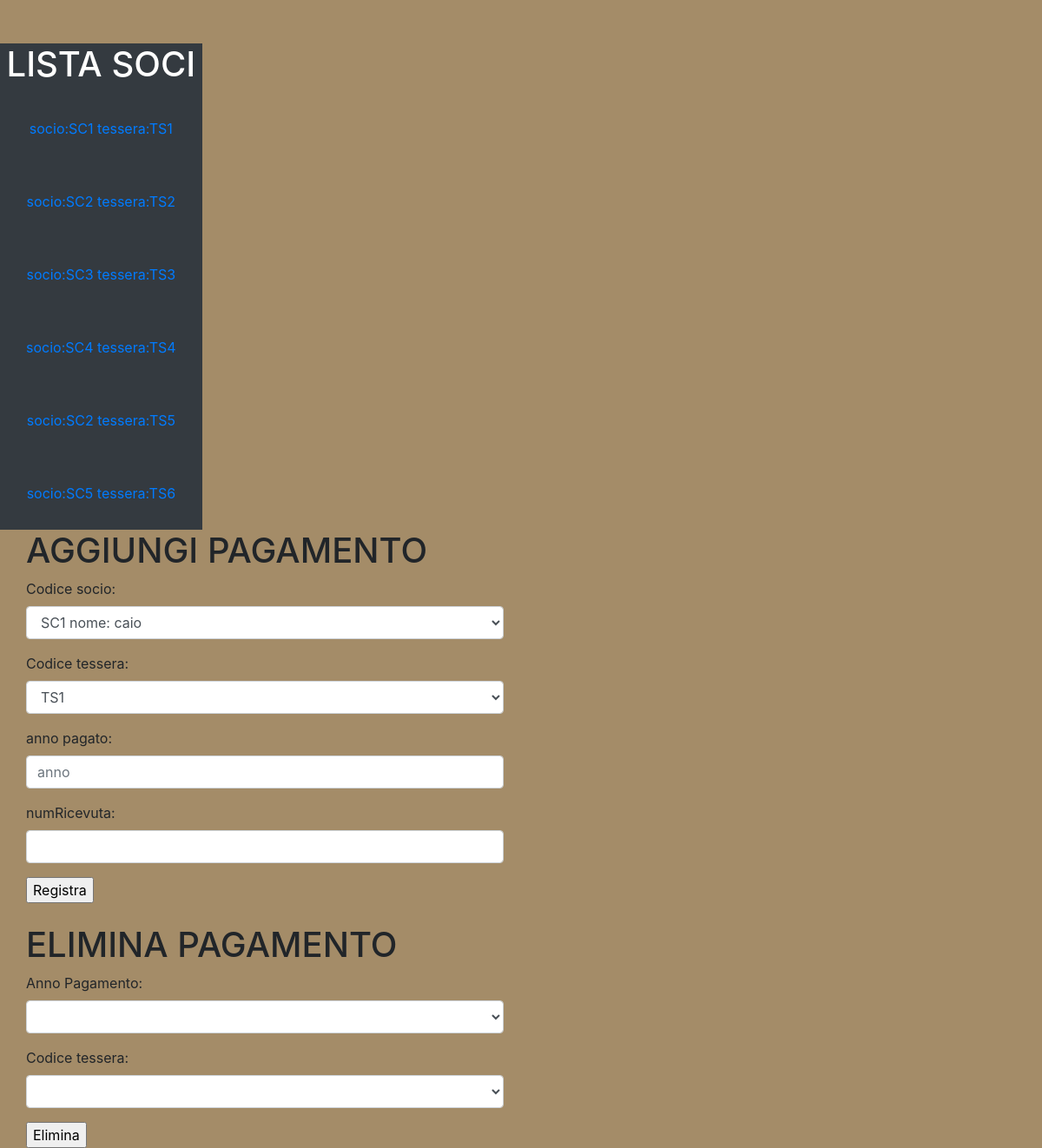
The page /pagamento/gestionePagamenti2.php on the database its author committed.
### tables this page shows
CREATE TABLE IF NOT EXISTS `tessera` (
  `codTessera` varchar(50) NOT NULL,
  `idTipo` int(11) NOT NULL,
  `attiva` set('si','no') DEFAULT 'si',
  `codSocio` varchar(50) NOT NULL,
  `dataErogazione` date DEFAULT NULL,
  PRIMARY KEY (`codTessera`),
  KEY `idTipo` (`idTipo`),
  KEY `codSocio` (`codSocio`),
  CONSTRAINT `tessera_ibfk_1` FOREIGN KEY (`idTipo`) REFERENCES `tipo_tessera` (`idTipo`),
  CONSTRAINT `tessera_ibfk_2` FOREIGN KEY (`idTipo`) REFERENCES `tipo_tessera` (`idTipo`),
  CONSTRAINT `tessera_ibfk_3` FOREIGN KEY (`codSocio`) REFERENCES `socio` (`codSocio`)
);

CREATE TABLE IF NOT EXISTS `socio` (
  `codSocio` varchar(50) NOT NULL,
  `nome` varchar(255) NOT NULL,
  `cognome` varchar(255) NOT NULL,
  `via` varchar(255) DEFAULT NULL,
  `citta` varchar(255) DEFAULT NULL,
  `provincia` varchar(255) DEFAULT NULL,
  `cf` char(16) DEFAULT NULL,
  `cell` varchar(25) DEFAULT NULL,
  `dataIscrizione` date DEFAULT NULL,
  `figurante` set('si','no') DEFAULT 'no',
  `staff` set('si','no') DEFAULT 'no',
  `codCarica` varchar(50) NOT NULL,
  `eliminato` set('si','no') DEFAULT 'no',
  `email` varchar(50) DEFAULT NULL,
  `civico` varchar(50) DEFAULT NULL,
  PRIMARY KEY (`codSocio`),
  KEY `codCarica` (`codCarica`),
  CONSTRAINT `socio_ibfk_1` FOREIGN KEY (`codCarica`) REFERENCES `carica` (`codCarica`),
  CONSTRAINT `socio_ibfk_2` FOREIGN KEY (`codCarica`) REFERENCES `carica` (`codCarica`)
);

### pagamento/gestionePagamenti2.php (the view, shortened to what this page needs)
<!DOCTYPE html>
<html lang="en">
<head>
    <link href="../bootstrap-4.0.0-dist/css/bootstrap.min.css" rel="stylesheet" media="screen">
    <link rel="stylesheet" href="../css/navBar.css">
</head>
<body>
    <?php
    include 'navbarPagamenti.php';
    ?>
    <div class="container" id="anteprima">
        <form action="aggiungiPagamento.php" method="post">
            <h1>AGGIUNGI PAGAMENTO</h1>
            <div class="form-row">
                <div class="form-group col-sm-6">
                    <label for="">Codice socio:</label>
                    <select class="form-control" name="codSocio" id="">
                        <?php
                        try {
                            include  "../conn.php";
                            $sql = "SELECT * from socio";
                            $stmt = $conn->prepare($sql);
                            $stmt->execute();
                            while ($row = $stmt->fetch(PDO::FETCH_ASSOC)) {
                                echo ' <option value=' . $row['codSocio'] . '>' . $row['codSocio'] . ' nome: ' . $row['nome'] . '</option>';
                            }
                        } catch (PDOException $e) {
                            echo "Errore nella query....<br/>";
                            echo $e->getMessage() . "<br/>";
                            die();
                        } finally {
                            $conn = null;
                        }
                        ?>
                    </select>
                </div>
            </div>
            <div class="form-row">
                <div class="form-group col-sm-6">
                    <label for="">Codice tessera:</label>
                    <select class="form-control" name="codTessera" id="">
                        <?php
                        try {
                            include  "../conn.php";
                            $sql = "SELECT * from tessera";
                            $stmt = $conn->prepare($sql);
                            $stmt->execute();
                            while ($row = $stmt->fetch(PDO::FETCH_ASSOC)) {
                                echo ' <option value=' . $row['codTessera'] . '>' . $row['codTessera'] . '</option>';
                            }
                        } catch (PDOException $e) {
                            echo "Errore nella query....<br/>";
                            echo $e->getMessage() . "<br/>";
                            die();
                        } finally {
                            $conn = null;
                        }
                        ?>
                    </select>
                </div>
            </div>
            <div class="form-row">
                <div class="form-group col-sm-6">
                    <label for="annnoP">anno pagato:</label>
                    <?php
                    $date = date('Y', time());
                    echo '<input class="form-control" type="number" required id="annoP" name="annoP" placeholder="anno" min="1920" max=' . $date . '>';
                    ?>
                </div>
            </div>
            <div class="form-row">
                <div class="form-group col-sm-6">
                    <label for="annnoP">numRicevuta:</label>
                    <input class="form-control" type="text" id="quota" name="ricevuta" required>
                </div>
            </div>
            <input type="submit" value="Registra">
        </form>
        <br>
        <form action="aggiungiPagamento.php" method="post">
            <h1>ELIMINA PAGAMENTO</h1>
            <div class="form-row">
                <div class="form-group col-sm-6">
                    <label for="">Anno Pagamento:</label>
                    <select class="form-control" name="anno" id="">
                    </select>
                </div>
            </div>
            <div class="form-row">
                <div class="form-group col-sm-6">
                    <label for="">Codice tessera:</label>
                    <select class="form-control" name="codTessera" id="">
                    </select>
                </div>
            </div>
            <input type="submit" value="Elimina">
    </div>
</body>
</html>

### pagamento/navbarPagamenti.php (shortened to what this page needs)
<!DOCTYPE html>
<html lang="en">
<head>
</head>
<body>
    <div class="sidebarclose" id="sidebar">
        <div class="sidebarclose">
            <div class="container-fluid" style="position: relative; right: 15px; top: 50px">
                <div class="row">
                    <div class="auto bg-dark" style="position: relative; left: 15px;">
                        <div class="d-flex flex-sm-column flex-row flex-nowrap bg-dark align-items-center sticky-top">
                            <h1 style="color:white;">LISTA SOCI</h1>
                            <?php
                            include  "../conn.php";
                            $sql = "SELECT * FROM socio join tessera using(codSocio)";
                            $stmt = $conn->prepare($sql);
                            $stmt->execute();
                            while ($row = $stmt->fetch(PDO::FETCH_ASSOC)) {
                                echo "<a style='padding: 30px 30px' id='socio: " . $row['codSocio'] . " tessera: " . $row['codTessera'] . "' class='opzione cliente " . $row['codSocio'] . "' href='gestionePagamenti.php?>";
                                echo "codSocio=";
                                echo $row['codSocio'];
                                echo "&&nTessera=" . $row['codTessera'] . "'>";
                                echo 'socio:' . $row['codSocio'] . ' tessera:' . $row['codTessera'];
                                echo "</a>";
                            }
                            ?>
                        </div>
                    </div>
</body>
</html>

### css/navBar.css (style rules this page uses)
body { background-color: #a48c68; background-repeat: no-repeat; }

### rows shown on the page
tessera: codSocio.codSocio "SC1", codTessera "TS1"
tessera: codSocio.codSocio "SC2", codTessera "TS2"
tessera: codSocio.codSocio "SC3", codTessera "TS3"
tessera: codSocio.codSocio "SC4", codTessera "TS4"
tessera: codSocio.codSocio "SC2", codTessera "TS5"
tessera: codSocio.codSocio "SC5", codTessera "TS6"

### other values the page prints
form field codSocio "SC1 nome: caio"
form field codTessera "TS1"
